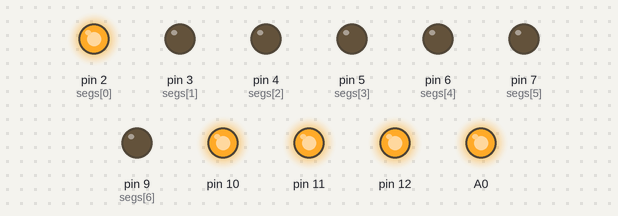
Bench run of a sketch on a simulated Arduino Uno, built with avr-gcc and run on an emulated ATmega328P. On the bench: output pins drawn as LEDs (lit = HIGH).

Above: at 0.2 s.
At 1.6 s:
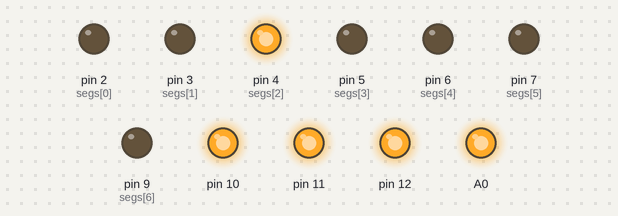
At 2.3 s:
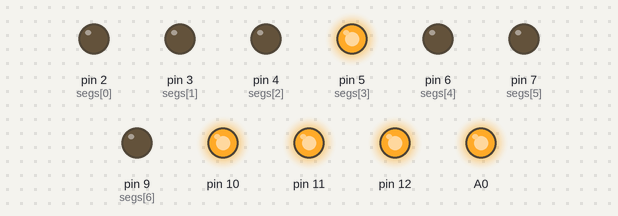
At 3.0 s:
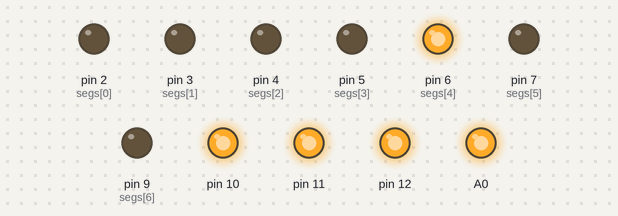
At 4.4 s:
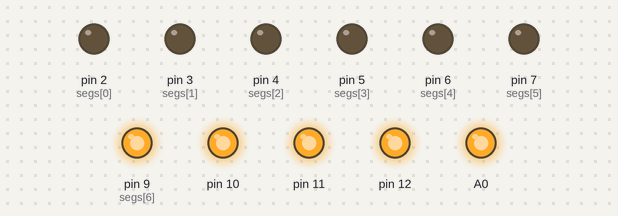
At 5.8 s:
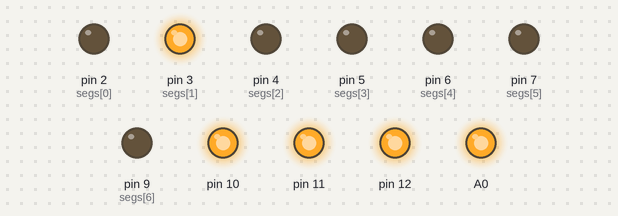
Timing chart, 0 to 6.4 s (numbered marks = the images above):
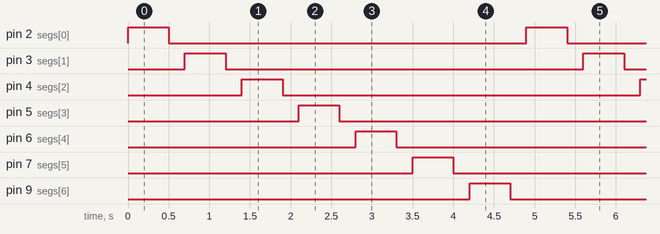

Measured:
- by itself, pin 2 (segs[0]), pin 3 (segs[1]), pin 4 (segs[2]), pin 5 (segs[3]), pin 6 (segs[4]), pin 7 (segs[5]), pin 9 (segs[6]): alternates HIGH for 0.50 s and LOW for 4.4 s
- by itself, everything shown: repeats every 4.9 s, in 14 steps

The sketch:

segment_test.ino
```cpp
int segs[] = {2,3,4,5,6,7,9};

void setup() {
  for (int i = 0; i < 7; i++) {
    pinMode(segs[i], OUTPUT);
  }

  // Enable all digits manually for test
  pinMode(10, OUTPUT);
  pinMode(11, OUTPUT);
  pinMode(12, OUTPUT);
  pinMode(A0, OUTPUT);

  digitalWrite(10, HIGH);
  digitalWrite(11, HIGH);
  digitalWrite(12, HIGH);
  digitalWrite(A0, HIGH);
}

void loop() {
  for (int i = 0; i < 7; i++) {
    digitalWrite(segs[i], HIGH);
    delay(500);
    digitalWrite(segs[i], LOW);
    delay(200);
  }
}
```
